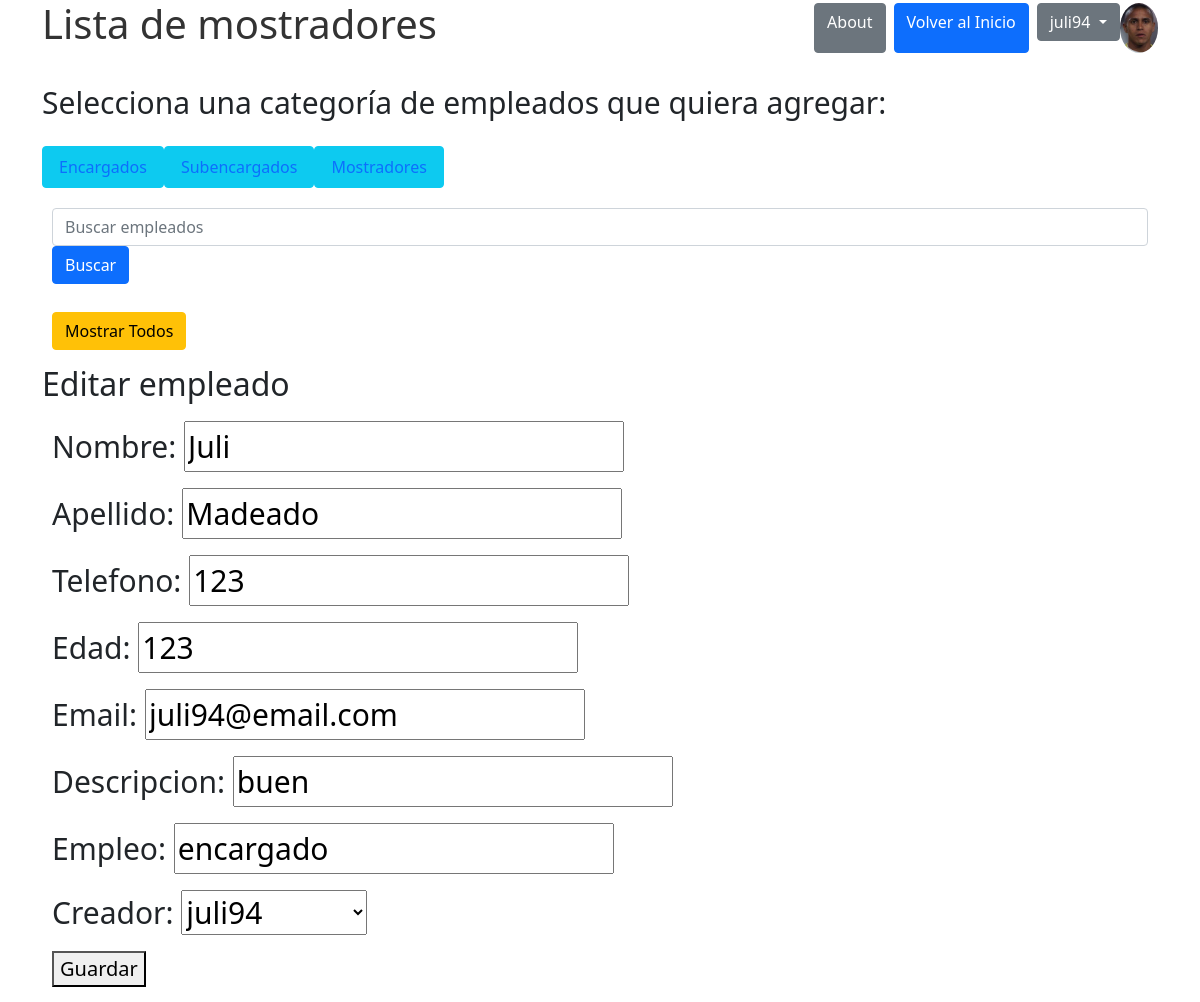
Screenshot of /empleados/empleados/editar_empleado/18/ (signed in) with the database file from the repository.
### perfiles/models.py (models this page shows, shortened)
class Avatar(models.Model):
    user = models.OneToOneField(User, on_delete=models.CASCADE, null=True)
    imagen = models.ImageField(upload_to='avatares', null=True, blank=True)

### empleados/models.py (models this page shows)
class encargado(models.Model):
    Nombre = models.CharField(max_length=64)
    Apellido = models.CharField(max_length=64)
    telefono = models.CharField(max_length=20)
    edad = models.IntegerField()
    email = models.EmailField()
    descripcion = models.CharField(max_length=100)
    empleo = models.CharField(max_length=64, default='encargado')
    creador = models.ForeignKey(User, on_delete=models.SET_NULL, null=True)

### empleados/views.py (the view)
# urls.py: path('empleados/editar_empleado/<int:id>/', views.editar_empleado, name='editar_empleado'),
@login_required
def editar_empleado(request, id):
    empleadoeditar = (
        encargado.objects.filter(id=id).first() or
        subencargado.objects.filter(id=id).first() or
        mostrador.objects.filter(id=id).first()
    )
    formularioseditar = {
        encargado: EncargadoForm,
        subencargado: SubencargadoForm,
        mostrador: MostradorForm,
    }
    if request.method == "POST":
        formulario = formularioseditar[type(empleadoeditar)](request.POST, instance=empleadoeditar)
        if formulario.is_valid():
            formulario.save()
            return redirect('mostrarempleados')
    else:
        formulario = formularioseditar[type(empleadoeditar)](instance=empleadoeditar)
        formulario.fields['empleo'].widget.attrs['readonly'] = True
    return render(request, 'editar_empleado.html', {'form': formulario, 'empleado': empleadoeditar})

### empleados/forms.py (shortened to what this page needs)
class EncargadoForm(BaseEmpleadoForm):
    class Meta:
        model = encargado
        fields = '__all__'

### empleados/templates de empleados/editar_empleado.html (shortened to what this page needs)
{% extends 'base.html' %}
{% block content %}
  <h2>Editar empleado</h2>
  <form method="post">
    {{ form.as_p }}
    <button type="submit">Guardar</button>
  </form>
{% endblock %}

### templates_base/base.html (shortened to what this page needs)
{% load static %}
<!DOCTYPE html>
<html lang="es">
<head>
  <link rel="stylesheet" type="text/css" href="{% static 'css/css.css' %}">
  <link rel="stylesheet" href="https://cdn.jsdelivr.net/npm/bootstrap@5.1.3/dist/css/bootstrap.min.css">
</head>
<body>
  <div class="container">
    <div class="d-flex justify-content-between align-items-center mb-4">
      <h1>{% block heading %}Empleados{% endblock %}</h1>
      <div class="d-flex">
        <a href="{% url 'about' %}" class="btn btn-secondary me-2">About</a>
        <a href="{% url 'base' %}" class="btn btn-primary me-2">Volver al Inicio</a>
        {% if user.is_authenticated %}
          <div class="dropdown">
            <button class="btn btn-secondary dropdown-toggle" type="button" data-bs-toggle="dropdown" aria-expanded="false">
              {{ user.username }}
            </button>
          </div>
          {% if user.avatar %}
            <img src="{{ user.avatar.imagen.url }}" alt="Avatar de {{ user.username }}" class="img-fluid rounded-circle" style="max-width: 50px; max-height: 50px;">
          {% endif %}
        {% endif %}
      </div>
    </div>
    <p>Selecciona una categoría de empleados que quiera agregar:</p>
    <ul class="nav">
      <li class="nav-item"><a href="{% url 'encargados' %}" class="btn btn-info nav-link">Encargados</a></li>
      <li class="nav-item"><a href="{% url 'subencargados' %}" class="btn btn-info nav-link">Subencargados</a></li>
      <li class="nav-item"><a href="{% url 'mostradores' %}" class="btn btn-info nav-link">Mostradores</a></li>
    </ul>
    <form method="get" action="{% url 'busqueda' %}" class="mb-2">
      <input type="text" name="q" placeholder="Buscar empleados" class="form-control me-2">
      <button type="submit" class="btn btn-primary">Buscar</button>
    </form>
    <form method="get" action="{% url 'mostrarempleados' %}">
      <button type="submit" class="btn btn-warning">Mostrar Todos</button>
    </form>
    {% block content %}{% endblock %}
  </div>
</body>
</html>

### static/css/css.css (style rules this page uses)
body { background-color: rgb(238, 244, 238); }
h1 { font-size: 60px; color: #333; text-align: center; }
ul { list-style-type: none; }
ul li a { text-decoration: none; display: block; padding: 10px; background-color: #0074b8; color: #fff; border-radius: 5px; margin: 5px 0; text-align: center; }
form { width: 100%; padding: 10px; margin: 5px 0; border: none; border-radius: 7px; box-sizing: border-box; font-size: 20px; }
p { font-size: 30px; }

### rows the page displays
encargado: Nombre "Juli", Apellido "Madeado", telefono "123", edad "123", email "juli94@email.com", descripcion "buen", empleo "encargado", creador "juli94"

### other values shown
{{ user.username }} "juli94"
